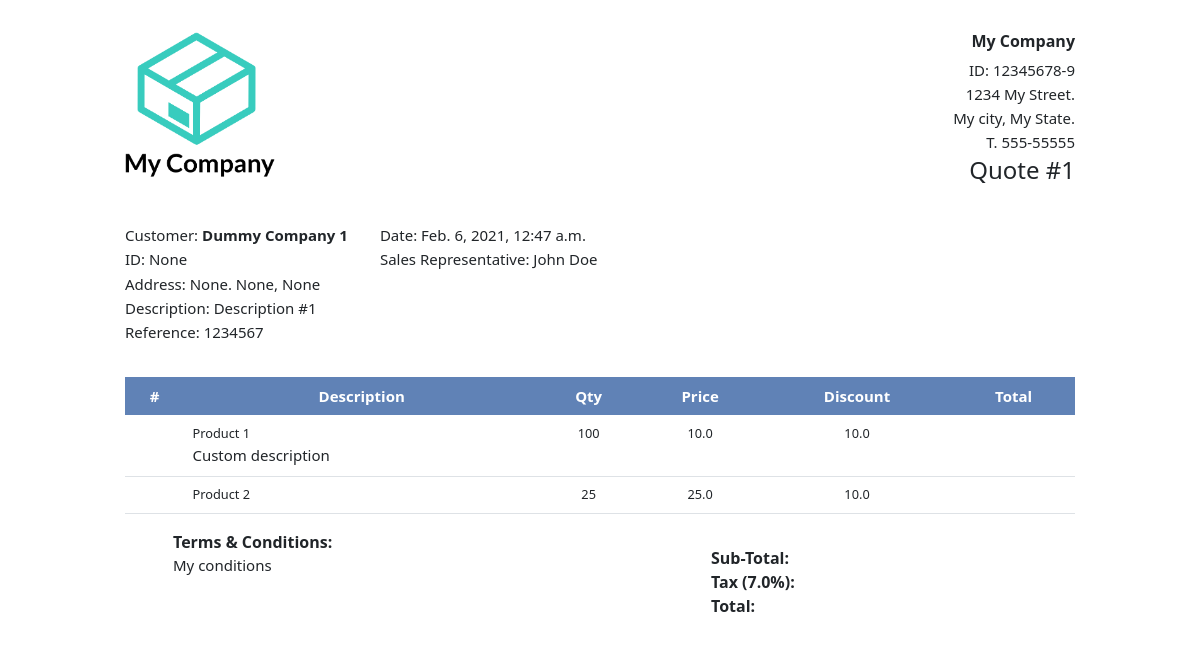
The page /view-quote/1 (signed in) on the database as committed earlier.
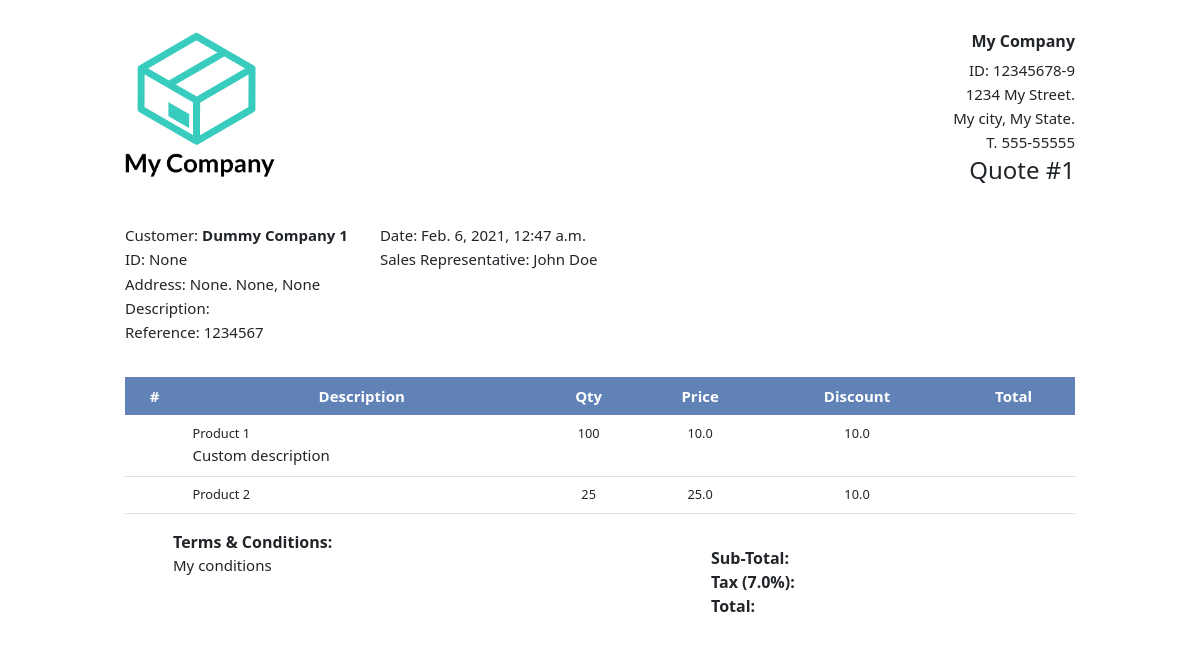
The same page on the database as committed later.
### quote/models.py (models this page shows, shortened)
class Quote(models.Model):
    creator = models.ForeignKey(User, on_delete=PROTECT, related_name="quote_creator")
    reference = models.CharField(max_length=50, blank=True, null=True)
    description = models.CharField(max_length=50, blank=True, null=True)
    creation_date = models.DateTimeField(auto_now_add=True)
    edit_date = models.DateTimeField(auto_now=True)
    products = models.ManyToManyField("Product", blank=True)
    company = models.ForeignKey(
        Company, on_delete=PROTECT, related_name="company_quoted"
    )
    contact = models.ForeignKey(
        Contact, on_delete=PROTECT, related_name="contact_quoted", blank=True, null=True
    )
    terms = models.TextField(blank=True, null=True)
    tax = models.FloatField(blank=True, null=True)
    internal_note = models.TextField(blank=True, null=True)

class QuotedProduct(models.Model):
    quote = models.ForeignKey(Quote, on_delete=CASCADE, related_name="original_quote")
    product = models.ForeignKey(
        Product, on_delete=PROTECT, related_name="original_product"
    )
    description = models.TextField(blank=True, null=True)
    qty = models.IntegerField(blank=True, null=True)
    price = models.FloatField(blank=True, null=True)
    discount = models.FloatField(blank=True, null=True)
    hidden = models.BooleanField(default=False)
    def serialize(self):
        return {
            "id": self.pk,
            "pn": self.product.pn,
            "title": self.product.title,
            "description": self.description,
            "qty": self.qty,
            "price": self.price,
            "discount": self.discount,
            "hidden": self.hidden,
        }

class Company(models.Model):
    name = models.CharField(max_length=20, unique=True)
    legal_id = models.CharField(max_length=10, null=True, blank=True, unique=True)
    email = models.EmailField(blank=True, null=True)
    phone = models.CharField(max_length=12, blank=True, null=True)
    mobile = models.CharField(max_length=12, blank=True, null=True)
    category = models.ForeignKey(
        Category, on_delete=PROTECT, related_name="company_category"
    )
    address = models.CharField(max_length=100, blank=True, null=True)
    city = models.CharField(max_length=50, blank=True, null=True)
    state = models.CharField(max_length=50, blank=True, null=True)
    country = models.CharField(max_length=50, blank=True, null=True)
    creator = models.ForeignKey(User, on_delete=PROTECT, related_name="company_creator")
    editor = models.ForeignKey(
        User, on_delete=PROTECT, related_name="company_editor", blank=True, null=True
    )
    creation_date = models.DateTimeField(auto_now_add=True)
    edit_date = models.DateTimeField(auto_now=True)
    class Meta:
        verbose_name_plural = "Companies"

class User(AbstractUser):
    pass

### quote/views.py (the view)
# urls.py: path("view-quote/<int:quote_id>", views.view_quote, name="view-quote"),
def view_quote(request, quote_id):
    quote = Quote.objects.get(pk=quote_id)
    products = QuotedProduct.objects.filter(quote=quote)
    user = request.user
    company = UserCompany.objects.get(pk=user.id)
    return render(
        request,
        "quote/view-quote.html",
        {
            "quote": quote,
            "products": [product.serialize() for product in products],
            "company": company,
        },
    )

### quote/templates/quote/view-quote.html (shortened to what this page needs)
{% extends 'quote/layout.html' %}
{% load static %}
{% block body %}
<div class="view-quote-body">
    <div class="company-info">
        <div class="general-info-left">
            <img src="{{ company.logo.url }}" alt="company-logo" width="150px">
        </div>
        <div class="general-info-right">
            <div>
                <h6><strong>{{company.name}}</strong></h6>
                <p class="company-details">ID: {{company.legal_id}}</p>
                <p class="company-details">{{company.address}}.</p>
                <p class="company-details">{{company.city}}, {{company.state}}.</p>
                <p class="company-details">T. {{company.phone}}</p>
                <h4 id="quote-id">Quote #{{ quote.pk }}</h4>
            </div>
        </div>
    </div>
    <div class="customer-info">
        <div class="customer-info-left">
            <div>
                <p>Customer: <strong>{{quote.company.name}}</strong></p>
                <p class="customer-details">ID: {{quote.company.legal_id}}</p>
                <p class="customer-details">Address: {{quote.company.address}}. {{quote.company.city}}, {{quote.company.state}}</p>
                <p class="customer-details">Description: {{quote.description}}</p>
                <p class="customer-details">Reference: {{quote.reference}}</p>
            </div>
        </div>
        <div class="customer-info-right">
            <div>
                <p>Date: {{quote.creation_date}}</p>
                <p>Sales Representative: {{quote.creator.first_name}} {{quote.creator.last_name}}</p>
            </div>
        </div>
    </div>
    <table class='table'>
        <thead>
            <tr>
                <th>#</th>
                <th>Description</th>
                <th>Qty</th>
                <th>Price</th>
                <th>Discount</th>
                <th>Total</th>
            </tr>
        </thead>
        <tbody>
            {% for product in products %}
                {% if product.hidden %}
                    <tr class="product-row" hidden>
                        <th></th>
                        <td class="row-description">
                            <div>{{ product.title }}</div>
                            <div>{{ product.description|linebreaks }}</div>
                        </td>
                        <td class='qty'>{{product.qty}}</td>
                        <td class='price'>{{product.price}}</td>
                        <td class='discount'>{{product.discount}}</td>
                        <td>
                            <div class="amount"></div>
                        </td>
                    </tr>
                {% else %}
                    <tr class="product-row">
                        <th class="row-number"></th>
                        <td class="row-description">
                            <div>{{ product.title }}</div>
                            <div>{{ product.description|linebreaks }}</div>
                        </td>
                        <td class='qty'>{{product.qty}}</td>
                        <td class='price'>{{product.price}}</td>
                        <td class='discount'>{{product.discount}}</td>
                        <td>
                        </td>
                    </tr>
                {% endif %}
            {% endfor %}
        </tbody>
    </table>
    <div class="terms-and-total">
        <div class="terms">
            <div><strong>Terms & Conditions:</strong></div>
            <div>{{quote.terms|linebreaks}}</div>
        </div>
        <div class="totals">
            <div class="totaling-div">
                <div class="total-label">Sub-Total:</div>
            </div>
            <div class="totaling-div">
                <div class="total-label">Tax ({{quote.tax}}%):</div>
            </div>
            <div class="totaling-div">
                <div class="total-label">Total:</div>
            </div>
        </div>
    </div>
</div>
<link rel="stylesheet" type="text/css" href="{% static 'quote/css/view-quote.css' %}">
{% endblock body %}

Rows that differ between the two databases and show on the page:
changed Quote "My conditions": description "Description #1" → (not shown)
